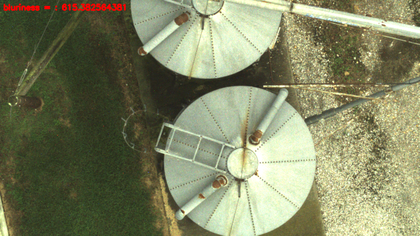
%> input picture onboard_images/frame001648.png, 420 x 236 px, shrunk from 1280 x 720 before the run, given in place of keas1.png, which was not available
$ octave convolution_func2.m   (GNU Octave 9; MATLAB toolbox functions it lacks are replaced by stand-ins)
%> lines starting %> are read from the running program, lines starting %| are printed output that depends on the picture; pictures that were not available may be replaced by others from this repository, and a replacement may not be noted
close all
clear all

% [4 lines of commented-out code are left out]

input = imread('map/keas1.png');
%> input is the input picture: size 236x420x3 uint8; mean R, G, B 128.2, 132.2, 98.8
grayin = rgb2gray(input);
img = double(grayin);


Gx = [1 0 -1;...'map/keas1.png'
    2 0 -2;...
    1 0 -1];
Gy = [1 2 1;...
    0 0 0;...
    -1 -2 -1];

% [8 lines of commented-out code are left out]
A = zeros(size(img,1)+2,size(img,2)+2);
a = 2;
b = size(img,1)+1;
%> b = 237
c = size(img,2)+1;
%> c = 421
A(a:b,a:c) = img;
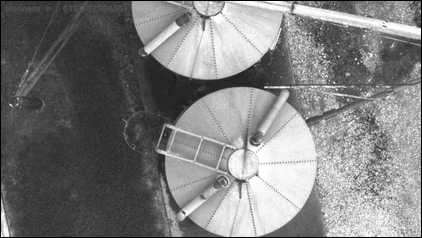
%> A: size 238x422 double; min 0, max 255, mean 125.5

%x-gradients. Replaces: tmpX = conv2(double(img), Gx)
for i=1:size(A,2)-2
    for j=1:size(A,1)-2
        tmpX(j,i) = ...
                A(j,i)*Gx(1,1)+A(j+1,i)*Gx(2,1)+A(j+2,i)*Gx(3,1)+...
                A(j,i+1)*Gx(1,2)+A(j+1,i+1)*Gx(2,2)+A(j+2,i+1)*Gx(3,2)+...
                A(j,i+2)*Gx(1,3)+A(j+1,i+2)*Gx(2,3)+A(j+2,i+2)*Gx(3,3);
    end
end
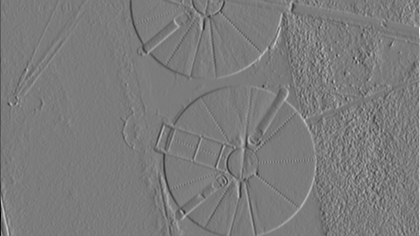
%> tmpX: size 236x420 double; min -962, max 1018, mean -0.6; drawn with min black and max white

%y-gradients; replaces: tmpY = conv2(double(img), Gy)
for i=1:size(A,2)-2
    for j=1:size(A,1)-2
        tmpY(j,i) = ...
                A(j,i)*Gy(1,1)+A(j+1,i)*Gy(2,1)+A(j+2,i)*Gy(3,1)+...
                A(j,i+1)*Gy(1,2)+A(j+1,i+1)*Gy(2,2)+A(j+2,i+1)*Gy(3,2)+...
                A(j,i+2)*Gy(1,3)+A(j+1,i+2)*Gy(2,3)+A(j+2,i+2)*Gy(3,3);
    end
end
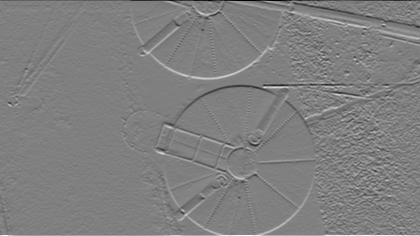
%> tmpY: size 236x420 double; min -1000, max 992, mean 0; drawn with min black and max white

figure
test1 = conv2(Gx,A);
test2 = conv2(Gy,A);
mesh(sqrt(test1.^2+test2.^2))
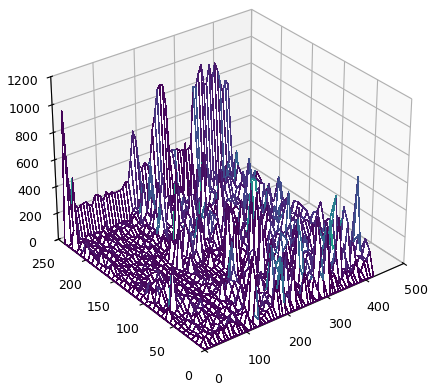
%> figure redrawn from the program's plot data

tmp = sqrt(tmpX.*tmpX + tmpY.*tmpY);
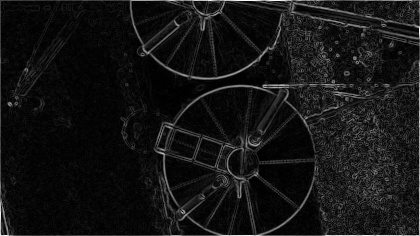
%> tmp: size 236x420 double; min 0, max 1018, mean 82.9; drawn with min black and max white
[rT cT] = size(tmp);
%> rT = 236; cT = 420
tmp = min(tmp, 255);
edge = uint8(tmp(2:rT-1, 2:cT-1));
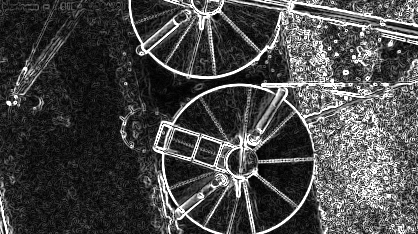
%> edge: size 234x418 uint8; min 0, max 255, mean 71.8

figure
mesh(tmp)
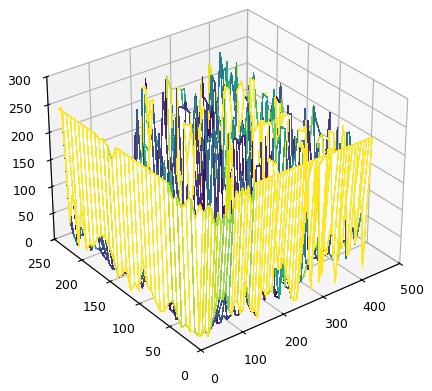
%> figure redrawn from the program's plot data

$ run again, on onboard_images/frame001861.png
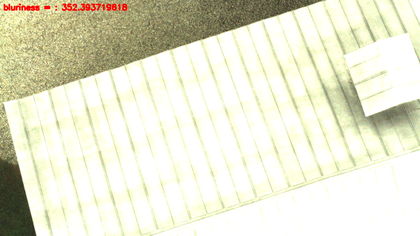
%> input picture onboard_images/frame001861.png, 420 x 236 px, shrunk from 1280 x 720 before the run, given in place of keas1.png, which was not available
%> input is the input picture: size 236x420x3 uint8; mean R, G, B 230.5, 229.9, 207.9
%> after the loop `for i=1:size(A,2)-2`:
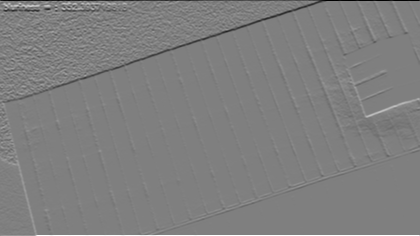
%> tmpY: size 236x420 double; min -1020, max 1020, mean -1.1; drawn with min black and max white
%> `mesh(tmp)`:
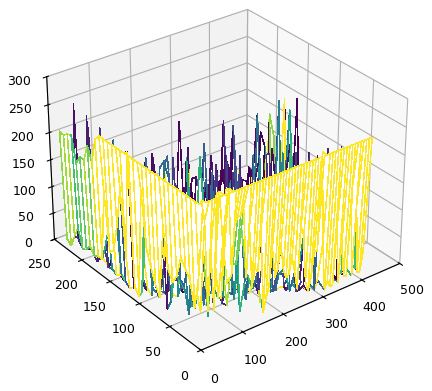
%> figure redrawn from the program's plot data
